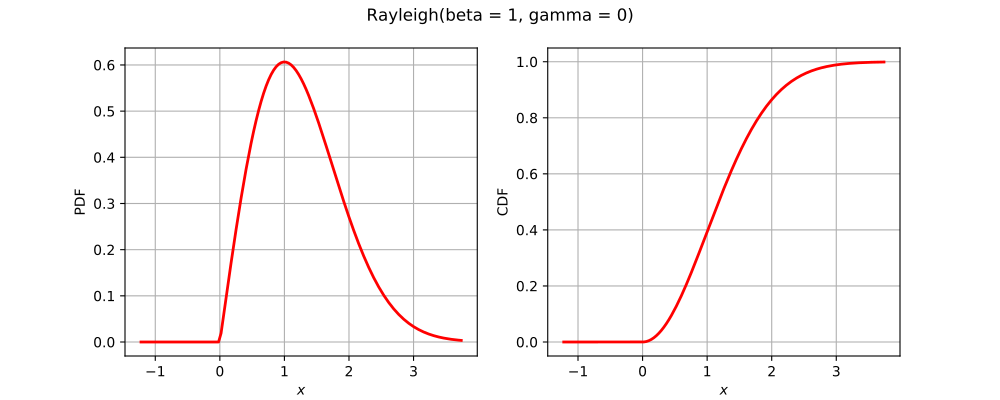

Write Python code to recreate this figure.
import openturns as ot
from matplotlib import pyplot as plt
from openturns.viewer import View
if ot.Rayleigh().__class__.__name__ == 'Bernoulli':
    distribution = ot.Bernoulli(0.7)
elif ot.Rayleigh().__class__.__name__ == 'Binomial':
    distribution = ot.Binomial(5, 0.2)
elif ot.Rayleigh().__class__.__name__ == 'Hypergeometric':
    distribution = ot.Hypergeometric(10, 4, 7)
elif ot.Rayleigh().__class__.__name__ == 'CumulativeDistributionNetwork':
    coll = [ot.Normal(2),ot.Dirichlet([0.5, 1.0, 1.5])]
    distribution = ot.CumulativeDistributionNetwork(coll, ot.BipartiteGraph([[0,1], [0,1]]))
elif ot.Rayleigh().__class__.__name__ == 'Histogram':
    distribution = ot.Histogram([-1.0, 0.5, 1.0, 2.0], [0.45, 0.4, 0.15])
elif ot.Rayleigh().__class__.__name__ == 'KernelMixture':
    kernel = ot.Uniform()
    sample = ot.Normal().getSample(5)
    bandwith = [1.0]
    distribution = ot.KernelMixture(kernel, bandwith, sample)
elif ot.Rayleigh().__class__.__name__ == 'MaximumDistribution':
    coll = [ot.Uniform(2.5, 3.5), ot.LogUniform(1.0, 1.2), ot.Triangular(2.0, 3.0, 4.0)]
    distribution = ot.MaximumDistribution(coll)
elif ot.Rayleigh().__class__.__name__ == 'Multinomial':
    distribution = ot.Multinomial(5, [0.2])
elif ot.Rayleigh().__class__.__name__ == 'RandomMixture':
    coll = [ot.Triangular(0.0, 1.0, 5.0), ot.Uniform(-2.0, 2.0)]
    weights = [0.8, 0.2]
    cst = 3.0
    distribution = ot.RandomMixture(coll, weights, cst)
elif ot.Rayleigh().__class__.__name__ == 'TruncatedDistribution':
    distribution = ot.TruncatedDistribution(ot.Normal(2.0, 1.5), 1.0, 4.0)
elif ot.Rayleigh().__class__.__name__ == 'UserDefined':
    distribution = ot.UserDefined([[0.0], [1.0], [2.0]], [0.2, 0.7, 0.1])
elif ot.Rayleigh().__class__.__name__ == 'ZipfMandelbrot':
    distribution = ot.ZipfMandelbrot(10, 2.5, 0.3)
else:
    distribution = ot.Rayleigh()
dimension = distribution.getDimension()
title = str(distribution)[:100].split('\n')[0]
if dimension == 1:
    distribution.setDescription(['$x$'])
    pdf_graph = distribution.drawPDF()
    cdf_graph = distribution.drawCDF()
    fig = plt.figure(figsize=(10, 4))
    pdf_axis = fig.add_subplot(121)
    cdf_axis = fig.add_subplot(122)
    View(pdf_graph, figure=fig, axes=[pdf_axis], add_legend=False)
    View(cdf_graph, figure=fig, axes=[cdf_axis], add_legend=False)
    fig.suptitle(title)
elif dimension == 2:
    distribution.setDescription(['$x_1$', '$x_2$'])
    pdf_graph = distribution.drawPDF()
    pdf_graph.setTitle(title)
    fig = plt.figure(figsize=(10, 5))
    pdf_axis = fig.add_subplot(111)
    View(pdf_graph, figure=fig, axes=[pdf_axis], add_legend=False, square_axes=False)
